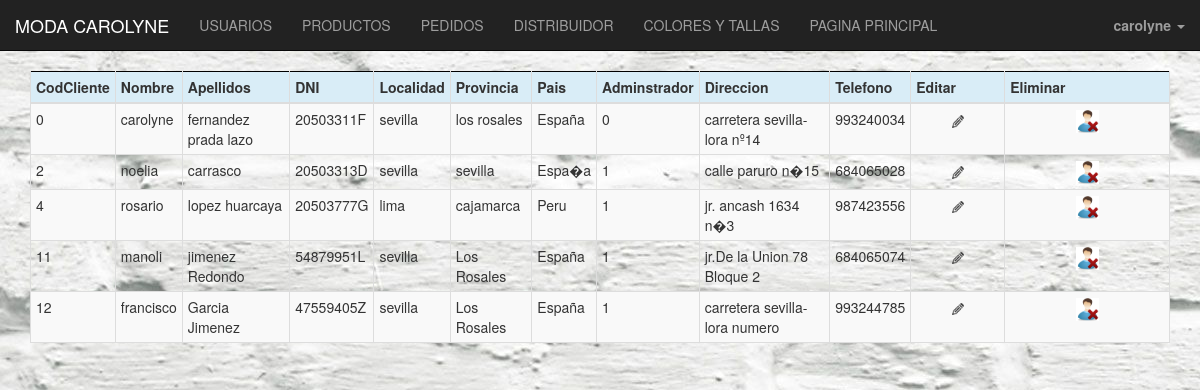
Page /administrador/administrador.php (signed in) on the earlier database version.
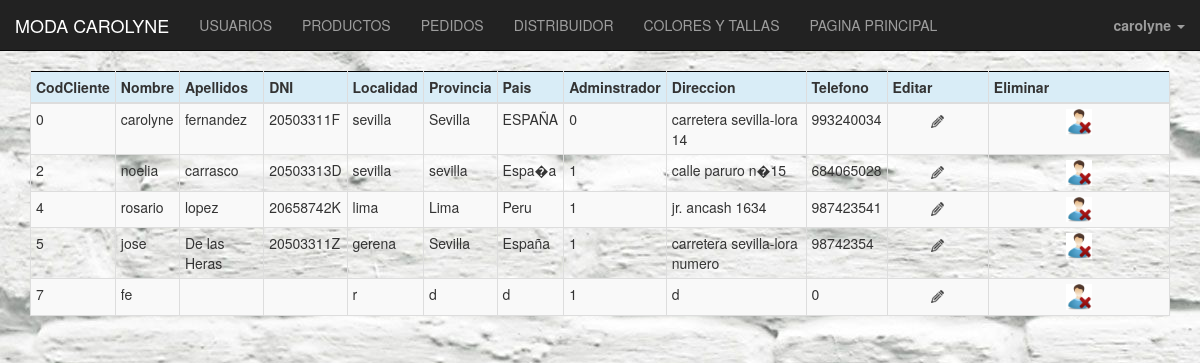
Same page on the later database version.
### tables this page shows
CREATE TABLE IF NOT EXISTS `usuarios` (
  `codusuario` int(6) NOT NULL AUTO_INCREMENT,
  `Nombre` varchar(20) NOT NULL,
  `apellido` varchar(30) NOT NULL,
  `dni` varchar(9) NOT NULL,
  `localidad` varchar(45) NOT NULL,
  `provincia` varchar(30) NOT NULL,
  `pais` varchar(30) NOT NULL,
  `administrador` int(2) NOT NULL,
  `direccion` varchar(30) NOT NULL,
  `passwd` varchar(100) NOT NULL,
  `telefono` int(9) NOT NULL,
  `estilo` int(1) NOT NULL,
  PRIMARY KEY (`codusuario`)
);

### administrador/administrador.php (the view, shortened to what this page needs)
<?php
  include_once("../plantilla/db_configuration.php");
?>
<!DOCTYPE html>
<html>
  <head>
      <link rel="stylesheet" href="http://maxcdn.bootstrapcdn.com/bootstrap/3.3.5/css/bootstrap.min.css">
      <link rel="stylesheet" href="../css/administrador.css">
</head>
  <body>
    <?php
        include "../plantilla/cabeceradmin.php"
    ?>
    <?php
      $connection = new mysqli($db_host, $db_user, $db_password, $db_name);
      $connection->set_charset("utf8");
      if ($result = $connection->query("SELECT * FROM usuarios;")) {
      ?>
<div class="container">
          <table style="border:1px solid black" class="table table-striped table-bordered table-hover table-condensed">
          <thead>
            <tr class="info" >
              <th>CodCliente</th>
              <th>Nombre</th>
              <th>Apellidos</th>
              <th>DNI</th>
              <th>Localidad</th>
              <th>Provincia</th>
              <th>Pais</th>
              <th>Adminstrador</th>
              <th>Direccion</th>
              <th>Telefono</th>
              <th>Editar</th>
              <th>Eliminar</th>
          </thead>
      <?php
          while($obj = $result->fetch_object()) {
              echo "<tr>";
              echo "<td>".$obj->codusuario."</td>";
              echo "<td>".$obj->Nombre."</td>";
              echo "<td>".$obj->apellido."</td>";
              echo "<td>".$obj->dni."</td>";
              echo "<td>".$obj->localidad."</td>";
              echo "<td>".$obj->provincia."</td>";
              echo "<td>".$obj->pais."</td>";
              echo "<td>".$obj->administrador."</td>";
              echo "<td>".$obj->direccion."</td>";
              echo "<td>".$obj->telefono."</td>";
              echo "<td><center><a href='editar-usu.php?id=$obj->codusuario'><img class='usu' src='../admin/1.png'></center></td>";
              echo "<td><center><a href='eliminar-usu.php?id=$obj->codusuario'><img  class='usu' src='../admin/eliminar.jpg'></center></td>";
              echo "</tr>";
          }
      }
    ?>
    </div>
  </body>
  </html>

Differences in the rows shown:
removed usuarios: codusuario "11", Nombre "manoli", apellido "jimenez Redondo", dni "54879951L", localidad "sevilla", provincia "Los Rosales", pais "España", administrador "1", direccion "jr.De la Union 78 Bloque 2", telefono "684065074"
removed usuarios: codusuario "12", Nombre "francisco", apellido "Garcia Jimenez", dni "47559405Z", localidad "sevilla", provincia "Los Rosales", pais "España", administrador "1", direccion "carretera sevilla-lora numero", telefono "993244785"
changed usuarios "carolyne": apellido "fernandez prada lazo" → "fernandez"; provincia "los rosales" → "Sevilla"; pais "España" → "ESPAÑA"; direccion "carretera sevilla-lora nº14" → "carretera sevilla-lora 14"
changed usuarios "rosario": apellido "lopez huarcaya" → "lopez"; dni "20503777G" → "20658742K"; provincia "cajamarca" → "Lima"; direccion "jr. ancash 1634 n�3" → "jr. ancash 1634"; telefono "987423556" → "987423541"
added usuarios: codusuario "5", Nombre "jose", apellido "De las Heras", dni "20503311Z", localidad "gerena", provincia "Sevilla", pais "España", administrador "1", direccion "carretera sevilla-lora numero", telefono "98742354"
added usuarios: codusuario "7", Nombre "fe", localidad "r", provincia "d", pais "d", administrador "1", direccion "d", telefono "0"
